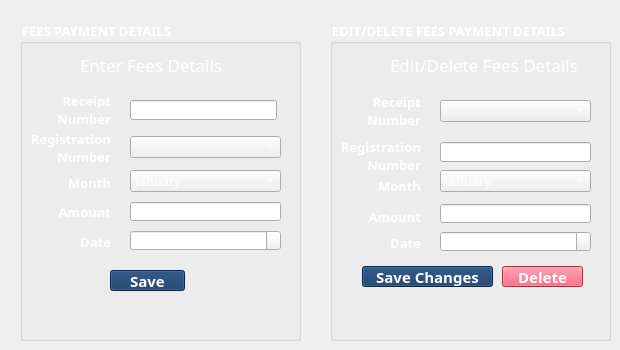
    <widget class="QWidget" name="tab_7">
     <attribute name="title">
      <string>Fees</string>
     </attribute>
     <widget class="QGroupBox" name="groupBox_5">
      <property name="geometry">
       <rect>
        <x>20</x>
        <y>20</y>
        <width>281</width>
        <height>321</height>
       </rect>
      </property>
      <property name="font">
       <font>
        <family>Poppins Black</family>
        <pointsize>10</pointsize>
        <weight>75</weight>
        <bold>true</bold>
       </font>
      </property>
      <property name="styleSheet">
       <string notr="true">color: rgb(255, 255, 255);</string>
      </property>
      <property name="title">
       <string>FEES PAYMENT DETAILS</string>
      </property>
      <widget class="QLabel" name="label_53">
       <property name="geometry">
        <rect>
         <x>10</x>
         <y>20</y>
         <width>41</width>
         <height>41</height>
        </rect>
       </property>
       <property name="text">
        <string/>
       </property>
       <property name="pixmap">
        <pixmap>../../../../school_management_pyqt/schl_mgmt_app/src/fees.png</pixmap>
       </property>
       <property name="scaledContents">
        <bool>true</bool>
       </property>
      </widget>
      <widget class="QLabel" name="label_54">
       <property name="geometry">
        <rect>
         <x>60</x>
         <y>30</y>
         <width>201</width>
         <height>29</height>
        </rect>
       </property>
       <property name="font">
        <font>
         <family>Poppins</family>
         <pointsize>13</pointsize>
         <weight>50</weight>
         <italic>false</italic>
         <bold>false</bold>
         <kerning>true</kerning>
        </font>
       </property>
       <property name="layoutDirection">
        <enum>Qt::LeftToRight</enum>
       </property>
       <property name="styleSheet">
        <string notr="true">color: rgb(255, 255, 255);</string>
       </property>
       <property name="text">
        <string>Enter Fees Details</string>
       </property>
       <property name="scaledContents">
        <bool>true</bool>
       </property>
       <property name="alignment">
        <set>Qt::AlignLeading|Qt::AlignLeft|Qt::AlignVCenter</set>
       </property>
      </widget>
      <widget class="QComboBox" name="cb51">
       <property name="geometry">
        <rect>
         <x>110</x>
         <y>116</y>
         <width>151</width>
         <height>22</height>
        </rect>
       </property>
       <property name="font">
        <font>
         <family>Poppins SemiBold</family>
         <pointsize>10</pointsize>
        </font>
       </property>
       <property name="styleSheet">
        <string notr="true">color: rgb(255, 255, 255);
gridline-color: rgb(255, 255, 255);
selection-color: rgb(15, 52, 96);
border-color: rgb(255, 255, 255);</string>
       </property>
      </widget>
      <widget class="QLabel" name="label_61">
       <property name="geometry">
        <rect>
         <x>10</x>
         <y>112</y>
         <width>81</width>
         <height>32</height>
        </rect>
       </property>
       <property name="font">
        <font>
         <family>Poppins</family>
         <pointsize>10</pointsize>
         <weight>75</weight>
         <italic>false</italic>
         <bold>true</bold>
         <kerning>true</kerning>
        </font>
       </property>
       <property name="layoutDirection">
        <enum>Qt::LeftToRight</enum>
       </property>
       <property name="styleSheet">
        <string notr="true">color: rgb(255, 255, 255);</string>
       </property>
       <property name="text">
        <string>Registration Number</string>
       </property>
       <property name="scaledContents">
        <bool>true</bool>
       </property>
       <property name="alignment">
        <set>Qt::AlignRight|Qt::AlignTrailing|Qt::AlignVCenter</set>
       </property>
       <property name="wordWrap">
        <bool>true</bool>
       </property>
      </widget>
      <widget class="QLabel" name="label_62">
       <property name="geometry">
        <rect>
         <x>20</x>
         <y>75</y>
         <width>71</width>
         <height>30</height>
        </rect>
       </property>
       <property name="font">
        <font>
         <family>Poppins</family>
         <pointsize>10</pointsize>
         <weight>75</weight>
         <italic>false</italic>
         <bold>true</bold>
         <kerning>true</kerning>
        </font>
       </property>
       <property name="layoutDirection">
        <enum>Qt::LeftToRight</enum>
       </property>
       <property name="styleSheet">
        <string notr="true">color: rgb(255, 255, 255);</string>
       </property>
       <property name="text">
        <string>Receipt Number</string>
       </property>
       <property name="scaledContents">
        <bool>true</bool>
       </property>
       <property name="alignment">
        <set>Qt::AlignRight|Qt::AlignTrailing|Qt::AlignVCenter</set>
       </property>
       <property name="wordWrap">
        <bool>true</bool>
       </property>
      </widget>
      <widget class="QLineEdit" name="tb51">
       <property name="geometry">
        <rect>
         <x>110</x>
         <y>80</y>
         <width>147</width>
         <height>20</height>
        </rect>
       </property>
       <property name="font">
        <font>
         <family>Poppins Medium</family>
         <pointsize>10</pointsize>
        </font>
       </property>
       <property name="styleSheet">
        <string notr="true">color: rgb(255, 255, 255);</string>
       </property>
       <property name="text">
        <string/>
       </property>
      </widget>
      <widget class="QLabel" name="label_63">
       <property name="geometry">
        <rect>
         <x>10</x>
         <y>153</y>
         <width>81</width>
         <height>20</height>
        </rect>
       </property>
       <property name="font">
        <font>
         <family>Poppins</family>
         <pointsize>10</pointsize>
         <weight>75</weight>
         <italic>false</italic>
         <bold>true</bold>
         <kerning>true</kerning>
        </font>
       </property>
       <property name="layoutDirection">
        <enum>Qt::LeftToRight</enum>
       </property>
       <property name="styleSheet">
        <string notr="true">color: rgb(255, 255, 255);</string>
       </property>
       <property name="text">
        <string>Month</string>
       </property>
       <property name="scaledContents">
        <bool>true</bool>
       </property>
       <property name="alignment">
        <set>Qt::AlignRight|Qt::AlignTrailing|Qt::AlignVCenter</set>
       </property>
      </widget>
      <widget class="QLineEdit" name="tb52">
       <property name="geometry">
        <rect>
         <x>110</x>
         <y>182</y>
         <width>151</width>
         <height>19</height>
        </rect>
       </property>
       <property name="font">
        <font>
         <family>Poppins Medium</family>
         <pointsize>10</pointsize>
        </font>
       </property>
       <property name="styleSheet">
        <string notr="true">color: rgb(255, 255, 255);</string>
       </property>
       <property name="text">
        <string/>
       </property>
      </widget>
      <widget class="QLabel" name="label_64">
       <property name="geometry">
        <rect>
         <x>10</x>
         <y>182</y>
         <width>81</width>
         <height>20</height>
        </rect>
       </property>
       <property name="font">
        <font>
         <family>Poppins</family>
         <pointsize>10</pointsize>
         <weight>75</weight>
         <italic>false</italic>
         <bold>true</bold>
         <kerning>true</kerning>
        </font>
       </property>
       <property name="layoutDirection">
        <enum>Qt::LeftToRight</enum>
       </property>
       <property name="styleSheet">
        <string notr="true">color: rgb(255, 255, 255);</string>
       </property>
       <property name="text">
        <string>Amount</string>
       </property>
       <property name="scaledContents">
        <bool>true</bool>
       </property>
       <property name="alignment">
        <set>Qt::AlignRight|Qt::AlignTrailing|Qt::AlignVCenter</set>
       </property>
      </widget>
      <widget class="QLabel" name="label_65">
       <property name="geometry">
        <rect>
         <x>30</x>
         <y>214</y>
         <width>61</width>
         <height>16</height>
        </rect>
       </property>
       <property name="font">
        <font>
         <family>Poppins</family>
         <pointsize>10</pointsize>
         <weight>75</weight>
         <italic>false</italic>
         <bold>true</bold>
         <kerning>true</kerning>
        </font>
       </property>
       <property name="layoutDirection">
        <enum>Qt::LeftToRight</enum>
       </property>
       <property name="styleSheet">
        <string notr="true">color: rgb(255, 255, 255);</string>
       </property>
       <property name="text">
        <string>Date</string>
       </property>
       <property name="scaledContents">
        <bool>true</bool>
       </property>
       <property name="alignment">
        <set>Qt::AlignRight|Qt::AlignTrailing|Qt::AlignVCenter</set>
       </property>
      </widget>
      <widget class="QPushButton" name="b51">
       <property name="geometry">
        <rect>
         <x>90</x>
         <y>250</y>
         <width>75</width>
         <height>21</height>
        </rect>
       </property>
       <property name="font">
        <font>
         <family>Poppins</family>
         <pointsize>11</pointsize>
         <weight>75</weight>
         <bold>true</bold>
        </font>
       </property>
       <property name="styleSheet">
        <string notr="true">background-color: rgb(15, 52, 96);
color: rgb(255, 255, 255);</string>
       </property>
       <property name="text">
        <string>Save</string>
       </property>
      </widget>
      <widget class="QComboBox" name="cb53">
       <property name="geometry">
        <rect>
         <x>110</x>
         <y>150</y>
         <width>151</width>
         <height>22</height>
        </rect>
       </property>
       <property name="font">
        <font>
         <family>Poppins SemiBold</family>
         <pointsize>10</pointsize>
        </font>
       </property>
       <property name="styleSheet">
        <string notr="true">color: rgb(255, 255, 255);
gridline-color: rgb(255, 255, 255);
selection-color: rgb(15, 52, 96);
border-color: rgb(255, 255, 255);</string>
       </property>
       <item>
        <property name="text">
         <string>January</string>
        </property>
       </item>
       <item>
        <property name="text">
         <string>February</string>
        </property>
       </item>
       <item>
        <property name="text">
         <string>March</string>
        </property>
       </item>
       <item>
        <property name="text">
         <string>April</string>
        </property>
       </item>
       <item>
        <property name="text">
         <string>May</string>
        </property>
       </item>
       <item>
        <property name="text">
         <string>June</string>
        </property>
       </item>
       <item>
        <property name="text">
         <string>July</string>
        </property>
       </item>
       <item>
        <property name="text">
         <string>August</string>
        </property>
       </item>
       <item>
        <property name="text">
         <string>September</string>
        </property>
       </item>
       <item>
        <property name="text">
         <string>October</string>
        </property>
       </item>
       <item>
        <property name="text">
         <string>November</string>
        </property>
       </item>
       <item>
        <property name="text">
         <string>December</string>
        </property>
       </item>
      </widget>
      <widget class="QLabel" name="l51">
       <property name="geometry">
        <rect>
         <x>13</x>
         <y>280</y>
         <width>251</width>
         <height>30</height>
        </rect>
       </property>
       <property name="font">
        <font>
         <family>Poppins</family>
         <pointsize>11</pointsize>
         <weight>75</weight>
         <italic>false</italic>
         <bold>true</bold>
         <kerning>true</kerning>
        </font>
       </property>
       <property name="layoutDirection">
        <enum>Qt::LeftToRight</enum>
       </property>
       <property name="styleSheet">
        <string notr="true">color: rgb(255, 255, 255);</string>
       </property>
       <property name="text">
        <string/>
       </property>
       <property name="scaledContents">
        <bool>true</bool>
       </property>
       <property name="alignment">
        <set>Qt::AlignCenter</set>
       </property>
      </widget>
      <widget class="QDateEdit" name="db51">
       <property name="geometry">
        <rect>
         <x>110</x>
         <y>210</y>
         <width>151</width>
         <height>21</height>
        </rect>
       </property>
       <property name="font">
        <font>
         <pointsize>10</pointsize>
        </font>
       </property>
       <property name="autoFillBackground">
        <bool>true</bool>
       </property>
       <property name="styleSheet">
        <string notr="true"> color: white;</string>
       </property>
      </widget>
     </widget>
     <widget class="QGroupBox" name="groupBox_6">
      <property name="geometry">
       <rect>
        <x>330</x>
        <y>20</y>
        <width>281</width>
        <height>321</height>
       </rect>
      </property>
      <property name="font">
       <font>
        <family>Poppins Black</family>
        <pointsize>10</pointsize>
        <weight>75</weight>
        <bold>true</bold>
       </font>
      </property>
      <property name="styleSheet">
       <string notr="true">color: rgb(255, 255, 255);</string>
      </property>
      <property name="title">
       <string>EDIT/DELETE FEES PAYMENT DETAILS</string>
      </property>
      <widget class="QLabel" name="label_73">
       <property name="geometry">
        <rect>
         <x>10</x>
         <y>20</y>
         <width>41</width>
         <height>41</height>
        </rect>
       </property>
       <property name="text">
        <string/>
       </property>
       <property name="pixmap">
        <pixmap>../../../../school_management_pyqt/schl_mgmt_app/src/fees.png</pixmap>
       </property>
       <property name="scaledContents">
        <bool>true</bool>
       </property>
      </widget>
      <widget class="QLabel" name="label_74">
       <property name="geometry">
        <rect>
         <x>60</x>
         <y>30</y>
         <width>201</width>
         <height>29</height>
        </rect>
       </property>
       <property name="font">
        <font>
         <family>Poppins</family>
         <pointsize>13</pointsize>
         <weight>50</weight>
         <italic>false</italic>
         <bold>false</bold>
         <kerning>true</kerning>
        </font>
       </property>
       <property name="layoutDirection">
        <enum>Qt::LeftToRight</enum>
       </property>
       <property name="styleSheet">
        <string notr="true">color: rgb(255, 255, 255);</string>
       </property>
       <property name="text">
        <string>Edit/Delete Fees Details</string>
       </property>
       <property name="scaledContents">
        <bool>true</bool>
       </property>
       <property name="alignment">
        <set>Qt::AlignLeading|Qt::AlignLeft|Qt::AlignVCenter</set>
       </property>
      </widget>
      <widget class="QComboBox" name="cb52">
       <property name="geometry">
        <rect>
         <x>110</x>
         <y>80</y>
         <width>151</width>
         <height>22</height>
        </rect>
       </property>
       <property name="font">
        <font>
         <family>Poppins SemiBold</family>
         <pointsize>10</pointsize>
        </font>
       </property>
       <property name="styleSheet">
        <string notr="true">color: rgb(255, 255, 255);
gridline-color: rgb(255, 255, 255);
selection-color: rgb(15, 52, 96);
border-color: rgb(255, 255, 255);</string>
       </property>
      </widget>
      <widget class="QLineEdit" name="tb53">
       <property name="geometry">
        <rect>
         <x>110</x>
         <y>122</y>
         <width>151</width>
         <height>20</height>
        </rect>
       </property>
       <property name="font">
        <font>
         <family>Poppins Medium</family>
         <pointsize>10</pointsize>
        </font>
       </property>
       <property name="styleSheet">
        <string notr="true">color: rgb(255, 255, 255);</string>
       </property>
       <property name="text">
        <string/>
       </property>
      </widget>
      <widget class="QLabel" name="label_77">
       <property name="geometry">
        <rect>
         <x>10</x>
         <y>156</y>
         <width>81</width>
         <height>19</height>
        </rect>
       </property>
       <property name="font">
        <font>
         <family>Poppins</family>
         <pointsize>10</pointsize>
         <weight>75</weight>
         <italic>false</italic>
         <bold>true</bold>
         <kerning>true</kerning>
        </font>
       </property>
       <property name="layoutDirection">
        <enum>Qt::LeftToRight</enum>
       </property>
       <property name="styleSheet">
        <string notr="true">color: rgb(255, 255, 255);</string>
       </property>
       <property name="text">
        <string>Month</string>
       </property>
       <property name="scaledContents">
        <bool>true</bool>
       </property>
       <property name="alignment">
        <set>Qt::AlignRight|Qt::AlignTrailing|Qt::AlignVCenter</set>
       </property>
      </widget>
      <widget class="QLineEdit" name="tb54">
       <property name="geometry">
        <rect>
         <x>110</x>
         <y>184</y>
         <width>151</width>
         <height>19</height>
        </rect>
       </property>
       <property name="font">
        <font>
         <family>Poppins Medium</family>
         <pointsize>10</pointsize>
        </font>
       </property>
       <property name="styleSheet">
        <string notr="true">color: rgb(255, 255, 255);</string>
       </property>
       <property name="text">
        <string/>
       </property>
      </widget>
      <widget class="QLabel" name="label_78">
       <property name="geometry">
        <rect>
         <x>10</x>
         <y>188</y>
         <width>81</width>
         <height>18</height>
        </rect>
       </property>
       <property name="font">
        <font>
         <family>Poppins</family>
         <pointsize>10</pointsize>
         <weight>75</weight>
         <italic>false</italic>
         <bold>true</bold>
         <kerning>true</kerning>
        </font>
       </property>
       <property name="layoutDirection">
        <enum>Qt::LeftToRight</enum>
       </property>
       <property name="styleSheet">
        <string notr="true">color: rgb(255, 255, 255);</string>
       </property>
       <property name="text">
        <string>Amount</string>
       </property>
       <property name="scaledContents">
        <bool>true</bool>
       </property>
       <property name="alignment">
        <set>Qt::AlignRight|Qt::AlignTrailing|Qt::AlignVCenter</set>
       </property>
      </widget>
      <widget class="QLabel" name="label_79">
       <property name="geometry">
        <rect>
         <x>30</x>
         <y>214</y>
         <width>61</width>
         <height>18</height>
        </rect>
       </property>
       <property name="font">
        <font>
         <family>Poppins</family>
         <pointsize>10</pointsize>
         <weight>75</weight>
         <italic>false</italic>
         <bold>true</bold>
         <kerning>true</kerning>
        </font>
       </property>
       <property name="layoutDirection">
        <enum>Qt::LeftToRight</enum>
       </property>
       <property name="styleSheet">
        <string notr="true">color: rgb(255, 255, 255);</string>
       </property>
       <property name="text">
        <string>Date</string>
       </property>
       <property name="scaledContents">
        <bool>true</bool>
       </property>
       <property name="alignment">
        <set>Qt::AlignRight|Qt::AlignTrailing|Qt::AlignVCenter</set>
       </property>
      </widget>
      <widget class="QLabel" name="label_76">
       <property name="geometry">
        <rect>
         <x>20</x>
         <y>70</y>
         <width>71</width>
         <height>41</height>
        </rect>
       </property>
       <property name="font">
        <font>
         <family>Poppins</family>
         <pointsize>10</pointsize>
         <weight>75</weight>
         <italic>false</italic>
         <bold>true</bold>
         <kerning>true</kerning>
        </font>
       </property>
       <property name="layoutDirection">
        <enum>Qt::LeftToRight</enum>
       </property>
       <property name="styleSheet">
        <string notr="true">color: rgb(255, 255, 255);</string>
       </property>
       <property name="text">
        <string>Receipt Number</string>
       </property>
       <property name="scaledContents">
        <bool>true</bool>
       </property>
       <property name="alignment">
        <set>Qt::AlignRight|Qt::AlignTrailing|Qt::AlignVCenter</set>
       </property>
       <property name="wordWrap">
        <bool>true</bool>
       </property>
      </widget>
      <widget class="QLabel" name="label_75">
       <property name="geometry">
        <rect>
         <x>10</x>
         <y>120</y>
         <width>81</width>
         <height>31</height>
        </rect>
       </property>
       <property name="font">
        <font>
         <family>Poppins</family>
         <pointsize>10</pointsize>
         <weight>75</weight>
         <italic>false</italic>
         <bold>true</bold>
         <kerning>true</kerning>
        </font>
       </property>
       <property name="layoutDirection">
        <enum>Qt::LeftToRight</enum>
       </property>
       <property name="styleSheet">
        <string notr="true">color: rgb(255, 255, 255);</string>
       </property>
       <property name="text">
        <string>Registration Number</string>
       </property>
       <property name="scaledContents">
        <bool>true</bool>
       </property>
       <property name="alignment">
        <set>Qt::AlignRight|Qt::AlignTrailing|Qt::AlignVCenter</set>
       </property>
       <property name="wordWrap">
        <bool>true</bool>
       </property>
      </widget>
      <widget class="QPushButton" name="b52">
       <property name="geometry">
        <rect>
         <x>32</x>
         <y>246</y>
         <width>131</width>
         <height>21</height>
        </rect>
       </property>
       <property name="font">
        <font>
         <family>Poppins</family>
         <pointsize>11</pointsize>
         <weight>75</weight>
         <bold>true</bold>
        </font>
       </property>
       <property name="styleSheet">
        <string notr="true">background-color: rgb(15, 52, 96);
color: rgb(255, 255, 255);</string>
       </property>
       <property name="text">
        <string>Save Changes</string>
       </property>
      </widget>
      <widget class="QPushButton" name="b53">
       <property name="geometry">
        <rect>
         <x>172</x>
         <y>246</y>
         <width>81</width>
         <height>21</height>
        </rect>
       </property>
       <property name="font">
        <font>
         <family>Poppins</family>
         <pointsize>11</pointsize>
         <weight>75</weight>
         <bold>true</bold>
        </font>
       </property>
       <property name="styleSheet">
        <string notr="true">background-color: rgb(233, 69, 96);
color: rgb(255, 255, 255);</string>
       </property>
       <property name="text">
        <string>Delete</string>
       </property>
      </widget>
      <widget class="QComboBox" name="cb54">
       <property name="geometry">
        <rect>
         <x>110</x>
         <y>150</y>
         <width>151</width>
         <height>22</height>
        </rect>
       </property>
       <property name="font">
        <font>
         <family>Poppins SemiBold</family>
         <pointsize>10</pointsize>
        </font>
       </property>
       <property name="styleSheet">
        <string notr="true">color: rgb(255, 255, 255);
gridline-color: rgb(255, 255, 255);
selection-color: rgb(15, 52, 96);
border-color: rgb(255, 255, 255);</string>
       </property>
       <item>
        <property name="text">
         <string>January</string>
        </property>
       </item>
       <item>
        <property name="text">
         <string>February</string>
        </property>
       </item>
       <item>
        <property name="text">
         <string>March</string>
        </property>
       </item>
       <item>
        <property name="text">
         <string>April</string>
        </property>
       </item>
       <item>
        <property name="text">
         <string>May</string>
        </property>
       </item>
       <item>
        <property name="text">
         <string>June</string>
        </property>
       </item>
       <item>
        <property name="text">
         <string>July</string>
        </property>
       </item>
       <item>
        <property name="text">
         <string>August</string>
        </property>
       </item>
       <item>
        <property name="text">
         <string>September</string>
        </property>
       </item>
       <item>
        <property name="text">
         <string>October</string>
        </property>
       </item>
       <item>
        <property name="text">
         <string>November</string>
        </property>
       </item>
       <item>
        <property name="text">
         <string>December</string>
        </property>
       </item>
      </widget>
      <widget class="QLabel" name="l52">
       <property name="geometry">
        <rect>
         <x>16</x>
         <y>280</y>
         <width>251</width>
         <height>30</height>
        </rect>
       </property>
       <property name="font">
        <font>
         <family>Poppins</family>
         <pointsize>11</pointsize>
         <weight>75</weight>
         <italic>false</italic>
         <bold>true</bold>
         <kerning>true</kerning>
        </font>
       </property>
       <property name="layoutDirection">
        <enum>Qt::LeftToRight</enum>
       </property>
       <property name="styleSheet">
        <string notr="true">color: rgb(255, 255, 255);</string>
       </property>
       <property name="text">
        <string/>
       </property>
       <property name="scaledContents">
        <bool>true</bool>
       </property>
       <property name="alignment">
        <set>Qt::AlignCenter</set>
       </property>
      </widget>
      <widget class="QDateEdit" name="db52">
       <property name="geometry">
        <rect>
         <x>110</x>
         <y>211</y>
         <width>151</width>
         <height>21</height>
        </rect>
       </property>
       <property name="font">
        <font>
         <pointsize>10</pointsize>
        </font>
       </property>
       <property name="autoFillBackground">
        <bool>true</bool>
       </property>
       <property name="styleSheet">
        <string notr="true"> color: white;</string>
       </property>
      </widget>
     </widget>
    </widget>
